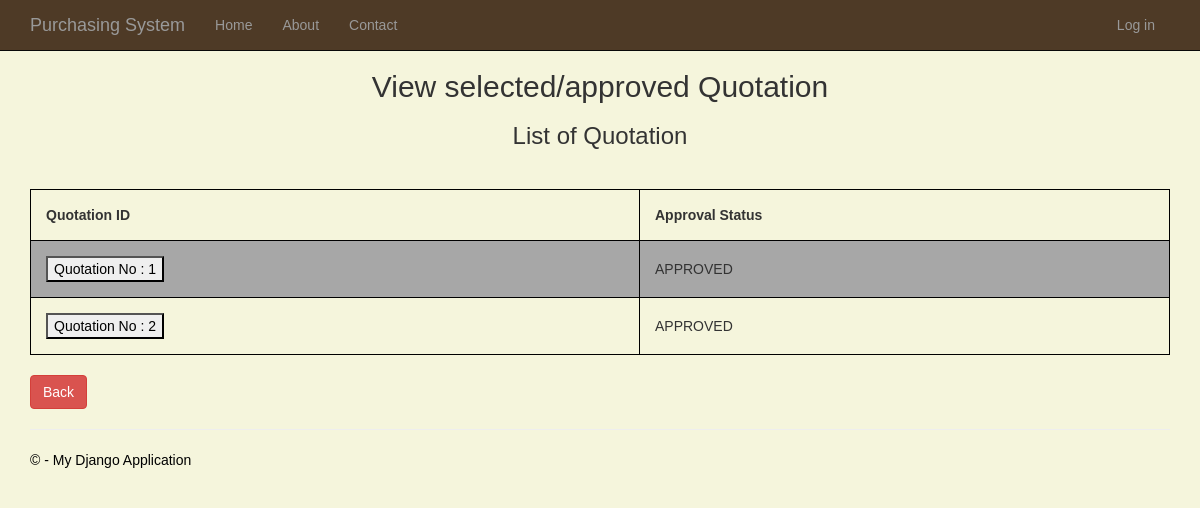
/viewselectedquotationlist, run on the app's committed database.
### app/models.py (models this page shows, shortened)
class Quotation(models.Model):
    STATUS_CHOICES = (
        ("PENDING", "pending"),
        ("APPROVED", "approved"),
    )
    quotationID = models.AutoField(primary_key=True)
    quotationStatus = models.CharField(default='PENDING', choices=STATUS_CHOICES, max_length=10)
    quotationDate = models.DateField(max_length=10)
    quotationValidDate = models.DateField(max_length=10)
    purchaserID = models.ForeignKey(Purchaser, on_delete=models.SET(get_purchaserID))
    vendorID = models.ForeignKey(Vendor, on_delete=models.SET(get_vendorID))
    productID = models.ManyToManyField(QuotationProduct, null=True)
    totalPrice = models.DecimalField(max_digits=10, decimal_places=2)
    isPO = models.BooleanField(default=False)

### addquotation/views.py (the view)
# urls.py: path('viewselectedquotationlist', addquotation_views.viewselectedquotationlist, name='viewselectedquotationlist'),
def viewselectedquotationlist(request):
    quotationList = Quotation.objects.filter(quotationStatus='APPROVED')
    context = {
        'quotationList' : quotationList,
    }
    return render(request,'addquotation/viewselectedquotationlist.html',context)

### addquotation/templates/addquotation/viewselectedquotationlist.html (shortened to what this page needs)
{% extends "app/layout.html" %}
{% block content %}
<head>
</head>
<body bgcolor="lightblue">
  <h2 align=center="font-family:Georgia;">View selected/approved Quotation</h2>
  <h3>List of Quotation</h3>
  <p>&emsp;</p>
  <form class="margintop" action="" method='POST'>
    <table>
      <tr>
        <th>Quotation ID</th>
        <th>Approval Status</th>
      </tr>
      {% for q in quotationList %}
      <tr>
        <td><button><a style="color: #000000" href="/viewquotationdetails/{{q.quotationID}}/ ">Quotation No :
              {{q.quotationID}}</a></button></td>
        <td>{{q.quotationStatus}}</td>
      </tr>
      {% endfor %}
    </table>
    <br>
    <a class="btn btn-danger btn-square buttonsize" href="/menu">Back</a>
  </form>
</body>
{% endblock %}

### app/static/app/content/site.css (style rules this page uses)
body { padding-top: 50px; padding-bottom: 20px; }

### app/templates/app/layout.html (style rules this page uses)
body { background-color: beige }
table { font-family: arial, sans-serif; border-collapse: collapse; width: 100%; }
td, th { border: 1px solid #000000; text-align: left; padding: 15px; }
tr:nth-child(even) { background-color: #a7a7a7; }

### addquotation/templates/addquotation/viewselectedquotationlist.html (style rules this page uses)
body { background-color: beige; font-family: 'Gill Sans', 'Gill Sans MT', Calibri, 'Trebuchet MS', sans-serif; }
h2, h3 { text-align: center; font-family: 'Gill Sans', 'Gill Sans MT', Calibri, 'Trebuchet MS', sans-serif; }
p { color: rgb(0, 0, 0); }
button { font-family: 'Gill Sans', 'Gill Sans MT', Calibri, 'Trebuchet MS', sans-serif; margin-right: 10px; }

### data on the page
Quotation: quotationID "1", quotationStatus "APPROVED"
Quotation: quotationID "2", quotationStatus "APPROVED"
